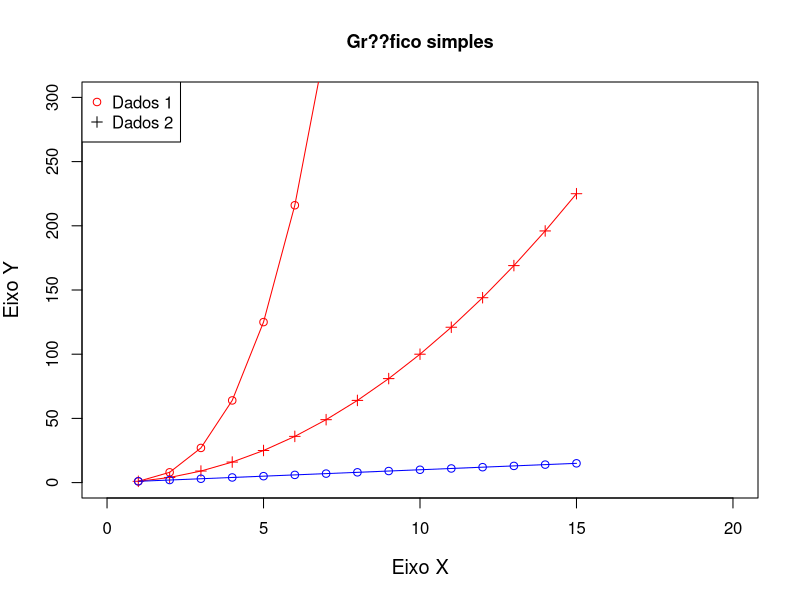
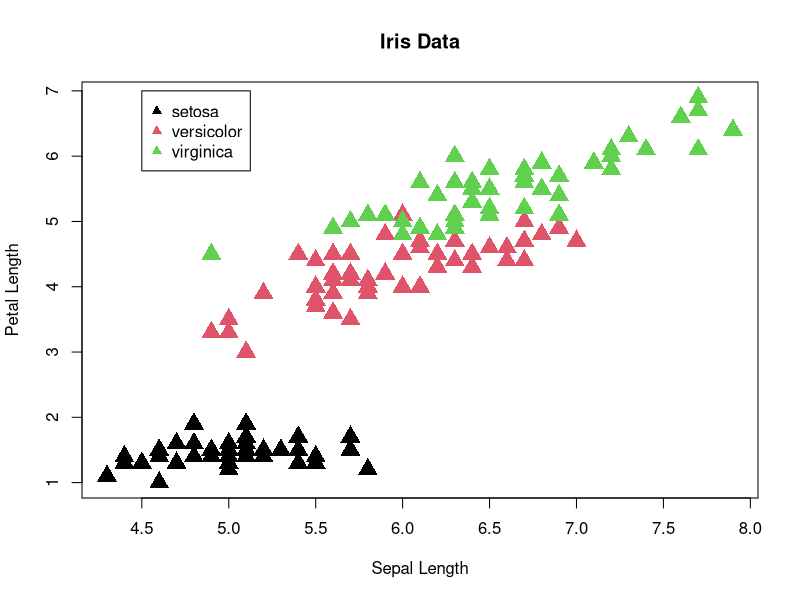
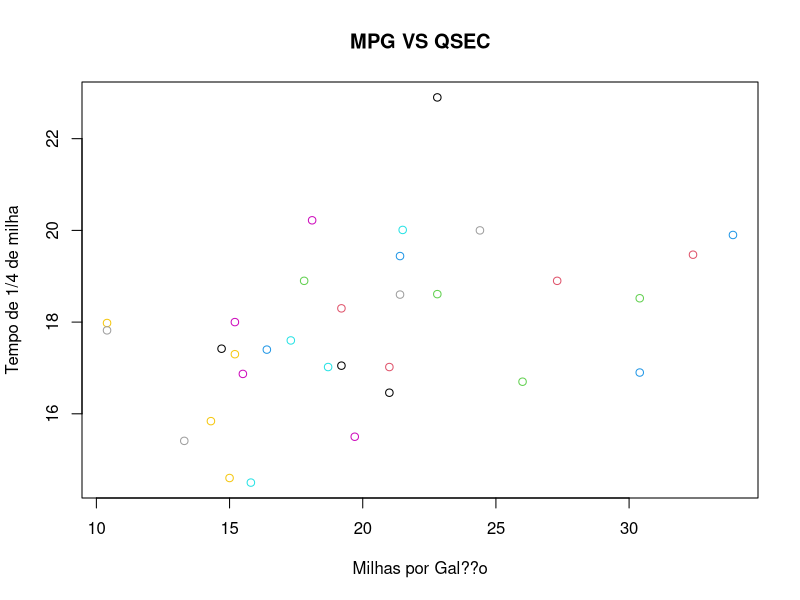
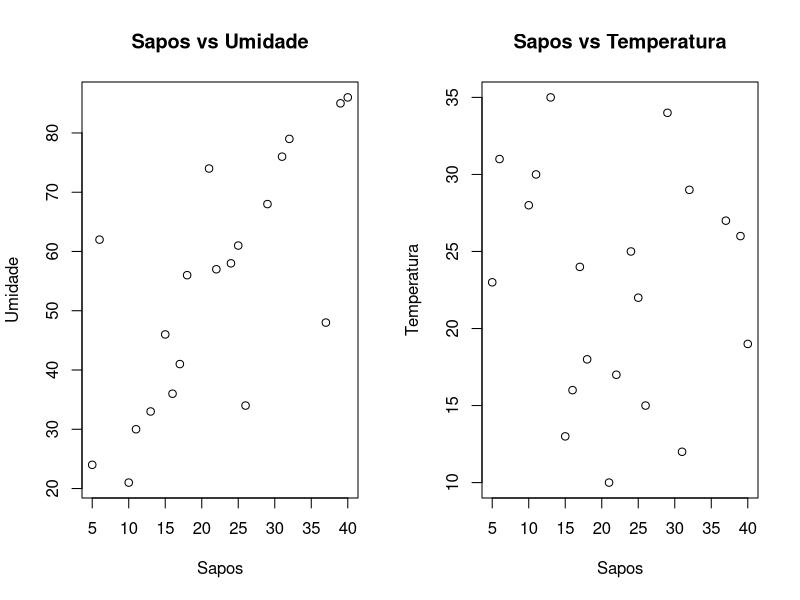
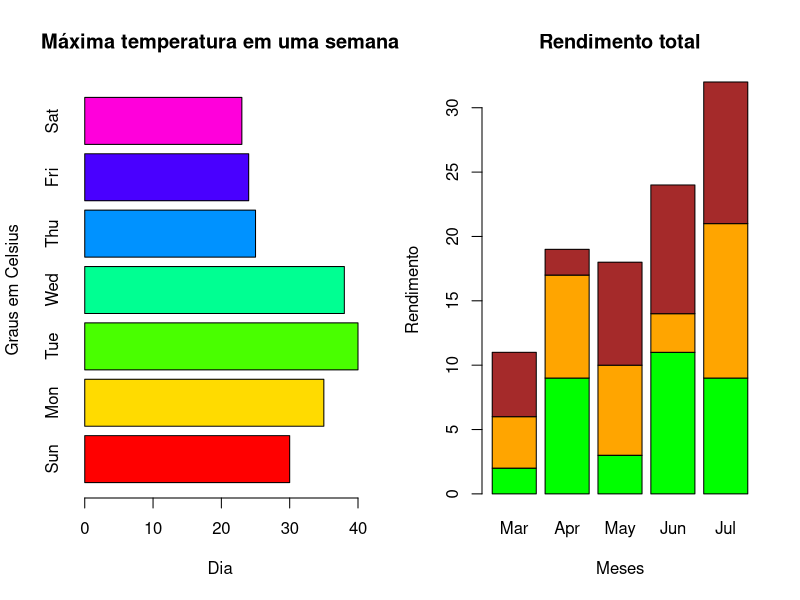

These figures' R source, in order:
#Grafico de Linha
x <- 1:15
y <- x**2
t <- x**3
plot(x, y, type="o", pch=3, cex=1, col="red",
     xlab="Eixo X",
     ylab="Eixo Y",
     main="Gr??fico simples",
     cex.axis=1.0,
     cex.lab=1.2,
     cex.main=1.1,
     xlim = c(0, 20), ylim=c(0, 300))
lines(t, type = "o", col = "red")
v <- x
lines(v, type="o", col = "blue")
legend("topleft", pch = c(1,3),
       col = c("red", "black"),
       legend = c("Dados 1", "Dados 2"))

# Grafico de dispers??o
# correla????o entre duas vari??veis
plot(iris$Sepal.Length,
     iris$Petal.Length,
     main = "Iris Data",
     col = iris$Species,
     pch = 17, cex=2,
     xlab = "Sepal Length",
     ylab = "Petal Length")
legend(x = 4.5, y = 7, pch = 17, col = c(1:3), legend = levels(iris$Species))

# Exercicio dispers??o
plot(mtcars$mpg,
     mtcars$qsec,
     main = "MPG VS QSEC",
     xlab = "Milhas por Gal??o",
     ylab = "Tempo de 1/4 de milha", col = c(1:32))

sapos <- c(6, 5, 10, 11, 26, 16, 17, 37, 18, 21, 22, 15, 24, 25, 29, 31, 32, 13, 39, 40)
umidade <- c(62, 24, 21, 30, 34, 36, 41, 48, 56, 74, 57, 46, 58, 61, 68, 76, 79, 33, 85, 86)
temp <- c(31, 23, 28,30,15, 16,24,27, 18,10, 17, 13, 25, 22, 34, 12, 29, 35, 26, 19)
par(mfrow=c(1,2))
plot(sapos, umidade, main = "Sapos vs Umidade", xlab = "Sapos", ylab = "Umidade")
plot(sapos, temp, main = "Sapos vs Temperatura", xlab = "Sapos", ylab = "Temperatura")

#Graficos de barra
max.temp <- c(30, 35, 40, 38, 25, 24, 23)
barplot(max.temp,
        main = "Máxima temperatura em uma semana",
        ylab = "Graus em Celsius",
        xlab = "Dia",
        names.arg = c("Sun", "Mon", "Tue", "Wed", "Thu", "Fri", "Sat"), col = rainbow(7),
        horiz = T)
# barras empilhadas    
colors= c("green","orange","brown")
months<-c("Mar","Apr","May","Jun", "Jul")
regions<-c("East","West","North")
Values<-matrix(c(2,9,3,11,9,4,8,7,3,12,5,2, 8,10,11), nrow= 3, ncol= 5, byrow= TRUE)

barplot(Values, main = "Rendimento total", names.arg = months, xlab = "Meses", ylab = "Rendimento", col = colors)
